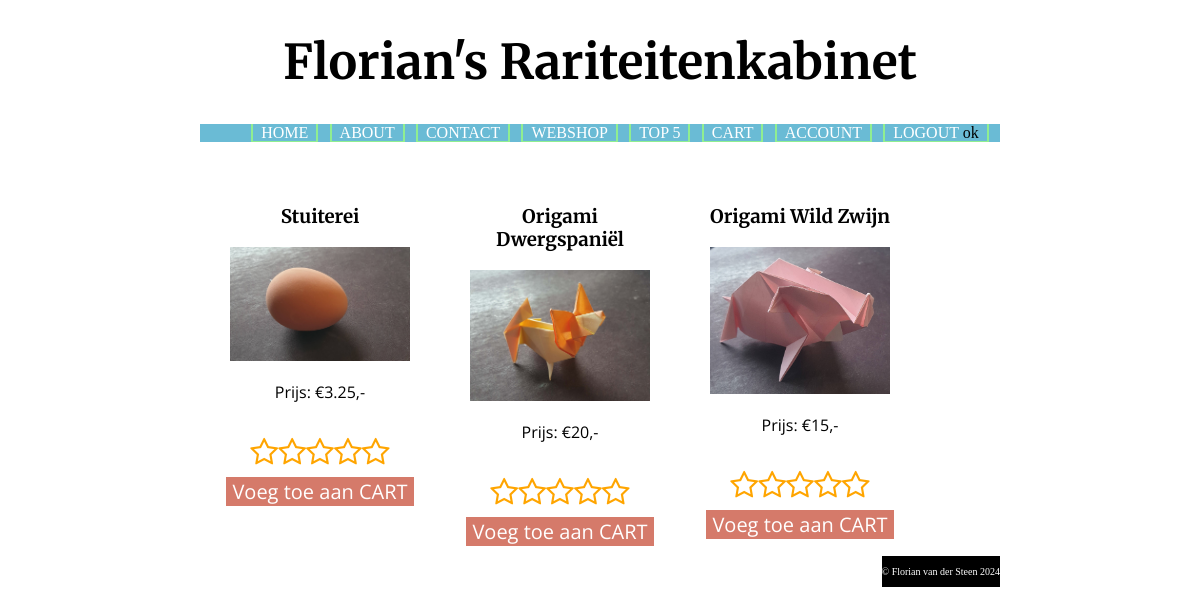
The app's page /index.php?page=topK&top=5 (signed in) with its own data.
### tables this page shows
CREATE TABLE `products` (
  `id` int(11) NOT NULL,
  `name` text NOT NULL,
  `description` text NOT NULL,
  `price` int(255) NOT NULL,
  `fname` text NOT NULL
);

### controllers/PageController.php (called while the page is built, shortened)
<?php
require_once("models/PageModel.php");
class PageController {
    private $model;
    private $modelFactory;
    public function __construct($modelFactory) {
        $this->modelFactory = $modelFactory;
        $this->model = $this->modelFactory->createModel('page');
    }
    public function handleRequest() {
        $this->processRequest();
        $this->showResponse();
    }
    private function getRequest() {
        $this->model->getRequestedPage();
    }
    private function processRequest() {
        switch ($this->model->page) {
            case "topK":
                require_once("models/ProductModel.php");
                $this->model = $this->modelFactory->createModel("product");
                $this->model->getTopKProducts();
                $this->model->handleCartAction();
                break;
        }
    }
    private function showResponse() {
        $this->model->createMenu();
        $this->model->setTitle();
        $view = NULL;
        switch ($this->model->page) {
            case "topK":
                include_once("views/TopKDoc.php");
                $view = new TopKDoc($this->model);
                break;
        }
        $view->show();
    }
}

### index.php (called while the page is built, shortened)
<?php
require_once("controllers/PageController.php");
require_once("CRUDFactory.php");
require_once("CRUD.php");
$crud = new CRUD();
$crudFactory = new CRUDFactory($crud);
$modelFactory = new ModelFactory($crudFactory);
$controller = new PageController($modelFactory);
$controller->handleRequest();

### models/ProductModel.php (called while the page is built, shortened)
<?php
require_once("PageModel.php");
class ProductModel extends PageModel {
    public $k;
    public $crud;
    public function __construct($pageModel, ProductCRUD $crud) {
        $this->crud = $crud;
    }
    public function getTopKProducts() {
        if ($this->isPost) {
            $this->k = $this->getPostVar("k");
        }
        else {
            $this->k = $this->getGetVar("top");
        }
        try {
            $this->products = $this->crud->readTopKProducts($this->k);
        }
        catch (Exception $e) {
            $this->errors["general"] = "Er is een technische storing. Probeer het later nogmaals.";
            $this->logError("Shop load failed. MySQL err:" . $e->getMessage());
        }
    }
}

### models/PageModel.php (called while the page is built, shortened)
<?php
require_once("SessionManager.php");
class PageModel {
    public $sessionManager;
    public function __construct($copy) {
        if (empty($copy)) {
            $this->sessionManager = new SessionManager();
        }
        else {
            $this->sessionManager = $copy->sessionManager;
        }
    }
    public function getGetVar($key, $default="") {
        $value = filter_input(INPUT_GET, $key, FILTER_SANITIZE_SPECIAL_CHARS);
        return isset($value) ? trim($value) : $default;
    }
    public function isUserLoggedIn() {
        return $this->sessionManager->isUserLoggedIn();
    }
}

### ProductCRUD.php (called while the page is built, shortened)
<?php
class ProductCRUD {
    private $crud;
    public function __construct(CRUD $crud) {
        $this->crud = $crud;
    }
    public function readTopKProducts($k) {
        $sql = "SELECT p.*, SUM(op.quantity) as total_sold FROM orders_products as op
        RIGHT JOIN products as p ON op.product_id = p.id
        LEFT JOIN orders as o ON op.order_id = o.id
        WHERE o.order_date > DATE_SUB(date(CURRENT_DATE), INTERVAL 7 DAY) or o.order_date IS NULL
        GROUP BY p.id
        ORDER BY total_sold DESC
        LIMIT :K;";
        $params = array(":K"=>intval($k));
        $rows = $this->crud->readMultipleRows($sql, $params);
        return $rows;
    }
}

### CRUD.php (called while the page is built, shortened)
<?php
class CRUD {
    private $pdo;
    public function __construct() {
        $servername = getenv("MYSQL_FLORIAN_WEBSHOP_HOST");
        $dbname = getenv("MYSQL_FLORIAN_WEBSHOP_DATABASE");
        $username = getenv("MYSQL_FLORIAN_WEBSHOP_USER");
        $password = getenv("MYSQL_FLORIAN_WEBSHOP_PASSWORD");
        $port = getenv('MYSQL_SERVER_PORT');
        try {
            $this->pdo = new PDO("mysql:host=$servername;dbname=$dbname;port=$port", $username, $password);
            $this->pdo->setAttribute(PDO::ATTR_ERRMODE, PDO::ERRMODE_EXCEPTION);
        }
        catch(PDOException $e) {
            echo "Connection failed:" .  $e->getMessage();
        }
    }
    private function bindParams($stmt, $params) {
        foreach($params as $varName=>$value) {
            if (is_int($value)) {
                $stmt->bindValue($varName, $value, PDO::PARAM_INT);
            }
            else {
                $stmt->bindValue($varName, $value);
            }
        }
    }
    public function readMultipleRows($sql, $params) {
        try {
            $stmt = $this->pdo->prepare($sql);
            $this->bindParams($stmt, $params);
            $stmt->execute();
            $stmt->setFetchMode(PDO::FETCH_OBJ);
            $rows = $stmt->fetchAll();
            return $rows;
        }
        catch (PDOException $e) {
            echo "Retrieval failed: " . $e->getMessage();
        }
    }
}

### SessionManager.php (called while the page is built, shortened)
<?php
class SessionManager {
    private function getSessionVar($key, $default="") {
        if (isset($_SESSION[$key])) {
            return $_SESSION[$key];
        }
        return $default;
    }
    public function isUserLoggedIn() {
        return !empty($this->getSessionVar('email'));
    }
}

### views/TopKDoc.php (the view, shortened to what this page needs)
<?php
require "ProductDoc.php";
class TopKDoc extends ProductDoc {
    protected function showContent() {
        $products = $this->model->products;
        echo '<div class="product-list">';
        foreach($products as $product) {
            echo '<div class="product">';
            echo '<a class="product" href="index.php?page=detail&detail=' . $product->id . '"><div class="product">' . PHP_EOL;
            echo '<h3>' . $product->name . '</h3>' . PHP_EOL;
            echo '<img src="Images/' . $product->fname . '" alt="' . $product->description . '">';
            echo '<p>Prijs: &euro;' . $product->price / 100  . ',-</p>';
            echo '</div></a>' . PHP_EOL;
            echo '<div class="ratingStars">';
            for ($i = 1; $i <= 5; $i++) {
                echo '<span id="p' . $product->id .'-star-' . $i . '" class="fa">&#xf006;</span>';
            }
            echo '</div>';
            if ($this->model->isUserLoggedIn()) {
                $this->showActionButton("addToCart", "topK", "cartAddButton", "Voeg toe aan CART", $product->id, $this->model->k);
            }
            echo "</div>";
        }
        echo '</div>';
    }
    protected function showStyleLinks() {
        echo '<link rel="stylesheet" type="text/css" href="css/styles.css">';
        echo '<link rel="stylesheet" href="https://cdnjs.cloudflare.com/ajax/libs/font-awesome/4.7.0/css/font-awesome.min.css">';
    }
}

### views/ProductDoc.php (shortened to what this page needs)
<?php
require "BasicDoc.php";
abstract class ProductDoc extends BasicDoc {
    protected function showActionButton ($action, $processPage, $buttonId, $buttonText, $productId=NULL, $k=NULL) {
            echo '<form action="' . htmlspecialchars($_SERVER['PHP_SELF']) . '" method="POST">';
            echo '<input id="' . $buttonId . '" type="submit" value="' . $buttonText . '">
        </form>';
    }
}

### css/styles.css (style rules this page uses)
body { width: 800px; margin: auto; background-color: white; }
h2, h3, h4 { font-family: "Merriweather", serif; }
form { font-family: "Open Sans", sans-serif; }
input, select, textarea { width: 400px; display: inline-block; }
input[type=radio], .radio, input[type=submit] { width: auto; }
.product-list { display: flex; flex-wrap: wrap; align-content: flex-start; }
.product { flex-grow: 0; flex-shrink: 0; flex-basis: calc(30% - 20px); margin: 10px; text-align: center; text-decoration: none; color: black; }
.product img { width: 90%; height: 90%; }
.product p { font-family: "Open Sans", sans-serif; }
.product a, .cart-list a { color: inherit; }
.detail-info input, .product-list input, #purchaseButton { border: none; font-family: "Open Sans", sans-serif; background-color: #D57A6A; color: white; font-size: 20px; cursor: pointer; }
.ratingStars span { font-size: 30px; color: orange; cursor: pointer; }
.ratingStars { margin-bottom: 10px; }

### records on screen
products: name "Stuiterei", fname (picture), $product->price/100 "3.25"
products: name "Origami Dwergspaniël", fname (picture), $product->price/100 "20"
products: name "Origami Wild Zwijn", fname (picture), $product->price/100 "15"

### other values on screen
$menuItem->text "HOME"
$menuItem->text "ABOUT"
$menuItem->text "CONTACT"
$menuItem->text "WEBSHOP"
$menuItem->text "TOP 5"
$menuItem->text "CART"
$menuItem->text "ACCOUNT"
$menuItem->text "LOGOUT"
$menuItem->text2 "ok"
